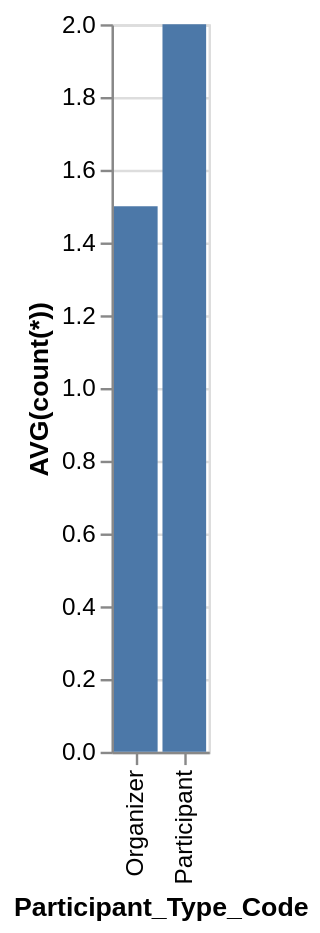

Write the Vega-Lite specification saved for this chart.
### Vega-Lite specification from a JSON file in a GitHub repository (floating-point values rounded to 4 significant figures)
{"data": {"values": [{"x_data": "Organizer", "y_data": 1.5}, {"x_data": "Participant", "y_data": 2}]}, "mark": "bar", "encoding": {"x": {"field": "x_data", "type": "nominal", "title": "Participant_Type_Code", "sort": "ascending"}, "y": {"field": "y_data", "type": "quantitative", "title": "AVG(count(*))"}}}
